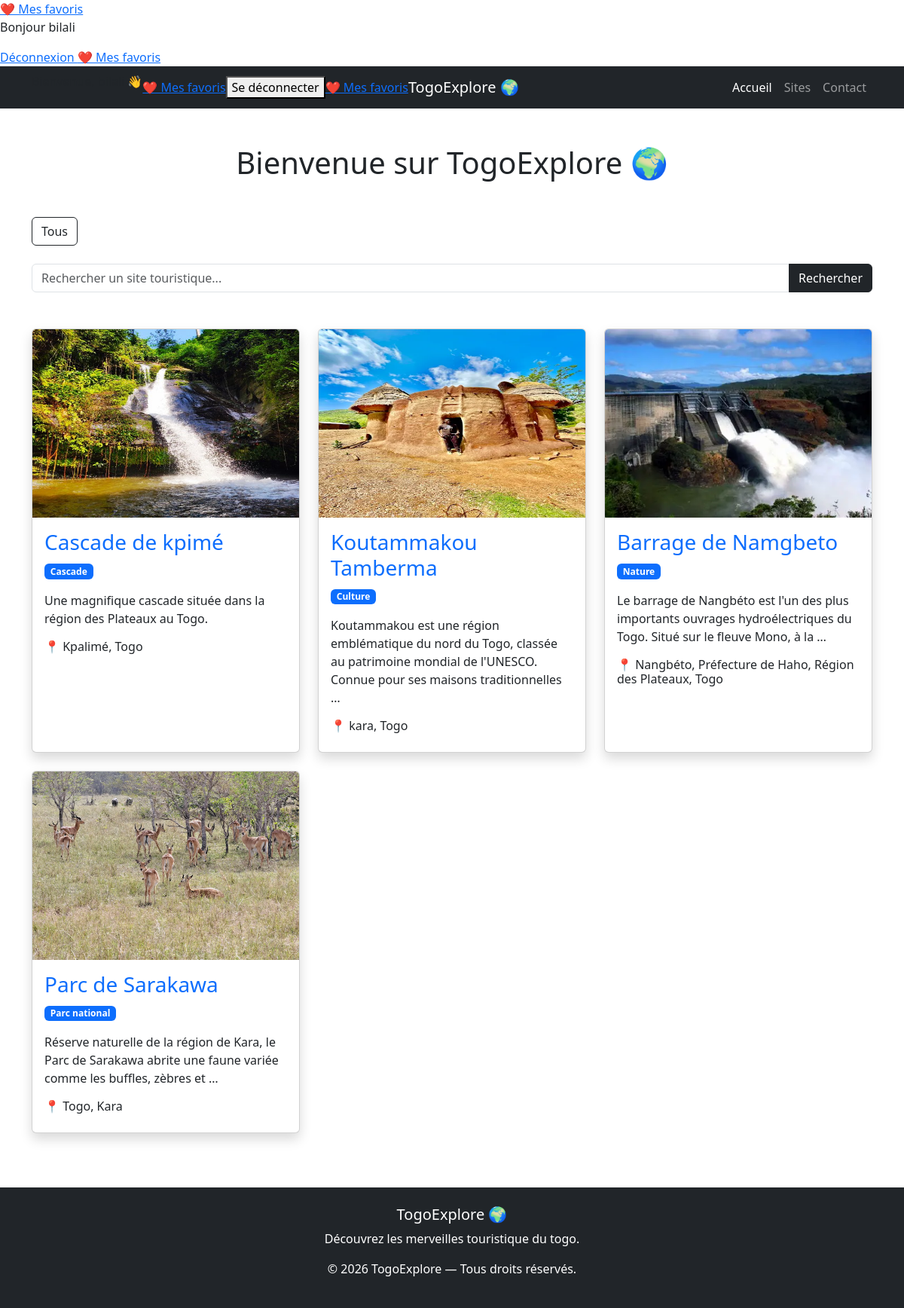
The page / (signed in) on the database its author committed.
### tourism/models.py (models this page shows, shortened)
class TouristSite(models.Model):
    name = models.CharField(max_length=200)
    description = models.TextField()
    location = models.CharField(max_length=255)
    region = models.ForeignKey(
        Region,
        on_delete=models.CASCADE,
        related_name="sites",
        null=True,
        blank=True
    )
    category = models.ForeignKey(
        Category,
        on_delete=models.CASCADE,
        related_name="Sites",
        null=True,
        blank=True
    )
    latitude = models.DecimalField(max_digits=9, decimal_places=6)
    longitude = models.DecimalField(max_digits=9, decimal_places=6)
    image = models.ImageField(upload_to="sites/")
    created_at = models.DateTimeField(auto_now_add=True)

class Category(models.Model):
    name = models.CharField(max_length=100)
    def __str__(self):
        return self.name

### tourism/views.py (the view)
# urls.py: 2. Add a URL to urlpatterns:  path('', views.home, name='home')
def home(request):
    sites = TouristSite.objects.all()
    context = {
        'sites': sites
    }
    return render(
        request,
        'tourism/index.html',
        context
    )

### tourism/templates/tourism/index.html (shortened to what this page needs)
{% load static %}
<!DOCTYPE html>
<html lang="fr">
<head>
    <link href="https://cdn.jsdelivr.net/npm/bootstrap@5.3.7/dist/css/bootstrap.min.css" rel="stylesheet">
</head>
<body>
{% if user.is_authenticated %}
<a href="{% url 'favorites' %}">
    ❤️ Mes favoris
</a>
{% endif %}
{% if user.is_authenticated %}
<p>Bonjour {{ user.username }}</p>
<a href="{% url 'logout' %}">
    Déconnexion
</a>
{% endif %}
{% if user.is_authenticated %}
    <a href="{% url 'favorites' %}">
        ❤️ Mes favoris
    </a>
{% endif %}
    <nav class="navbar navbar-expand-lg navbar-dark bg-dark">
        <div class="container">
            {% if user.is_authenticated %}
    <p>
        Bienvenue, {{ user.username }} 👋
    </p>
    <a href="{% url 'favorites' %}">
        ❤️ Mes favoris
    </a>
    <form method="POST" action="{% url 'logout' %}">
        <button type="submit">
            Se déconnecter
        </button>
    </form>
{% else %}
    <a href="{% url 'login' %}">
        🔐 Se connecter
    </a>
{% endif %}
            <a href="{% url 'favorites' %}">
                ❤️ Mes favoris
            </a>
            <a class="navbar-brand" href="/">
                TogoExplore 🌍
            </a>
            <div class="collapse navbar-collapse" id="navbarNav">
                <ul class="navbar-nav ms-auto">
                    <li class="nav-item">
                        <a class="nav-link active" href="/">
                            Accueil
                        </a>
                    </li>
                    <li class="nav-item">
                        <a class="nav-link" href="/">
                            Sites
                        </a>
                    </li>
                    <li class="nav-item">
                        <a class="nav-link" href="{% url 'contact' %}">
                            Contact
                        </a>
                    </li>
                </ul>
            </div>
        </div>
    </nav>
    <div class="container mt-5">
        <h1 class="text-center mb-5">
            Bienvenue sur TogoExplore 🌍
        </h1>
        <div class="mb-4">
    <a href="/" class="btn btn-outline-dark">
        Tous
    </a>
</div>
        <div class="row">
          <form method="GET" class="mb-5">
    <div class="input-group">
        <input type="text"
               name="q"
               class="form-control"
               placeholder="Rechercher un site touristique...">
        <button class="btn btn-dark">
            Rechercher
        </button>
    </div>
</form>
            {% for site in sites %}
            <div class="col-md-4 mb-4">
                <div class="card shadow h-100">
                    <img src="{{ site.image.url }}"
                         class="card-img-top"
                         height="250">
                    <div class="card-body">
                        <h3 class="card-title">
                            <a href="{% url 'site_detail' site.id %}"
                               class="text-decoration-none">
                                {{ site.name }}
                            </a>
                        </h3>
                        <p class="badge bg-primary">
                        {{ site.category }}
                        </p>
                        <p class="card-text">
                            {{ site.description|truncatewords:20 }}
                        </p>
                        <h6>
                            📍 {{ site.location }}
                        </h6>
                    </div>
                </div>
            </div>
            {% endfor %}
        </div>
    </div>
<footer class="bg-dark text-white mt-5 p-4">
      <div class="container text-center">
          <h5>TogoExplore 🌍</h5>
          <p>
            Découvrez les merveilles touristique du togo.
          </p>
          <p>
            © 2026 TogoExplore — Tous droits réservés.
          </p>
      </div>
</footer>
</body>
</html>

### rows shown on the page
TouristSite: image (picture), name "Cascade de kpimé", category "Cascade", description "Une magnifique cascade située dans la région des Plateaux au Togo.", location "Kpalimé, Togo"
TouristSite: image (picture), name "Koutammakou Tamberma", category "Culture", description "Koutammakou est une région emblématique du nord du Togo, classée au patrimoine mondial de l'UNESCO. Connue pour ses maisons traditionnelles …", location "kara, Togo"
TouristSite: image (picture), name "Barrage de Namgbeto", category "Nature", description "Le barrage de Nangbéto est l'un des plus importants ouvrages hydroélectriques du Togo. Situé sur le fleuve Mono, à la …", location "Nangbéto, Préfecture de Haho, Région des Plateaux, Togo"
TouristSite: image (picture), name "Parc de Sarakawa", category "Parc national", description "Réserve naturelle de la région de Kara, le Parc de Sarakawa abrite une faune variée comme les buffles, zèbres et …", location "Togo, Kara"

### other values the page prints
{{ user.username }} "bilali"
